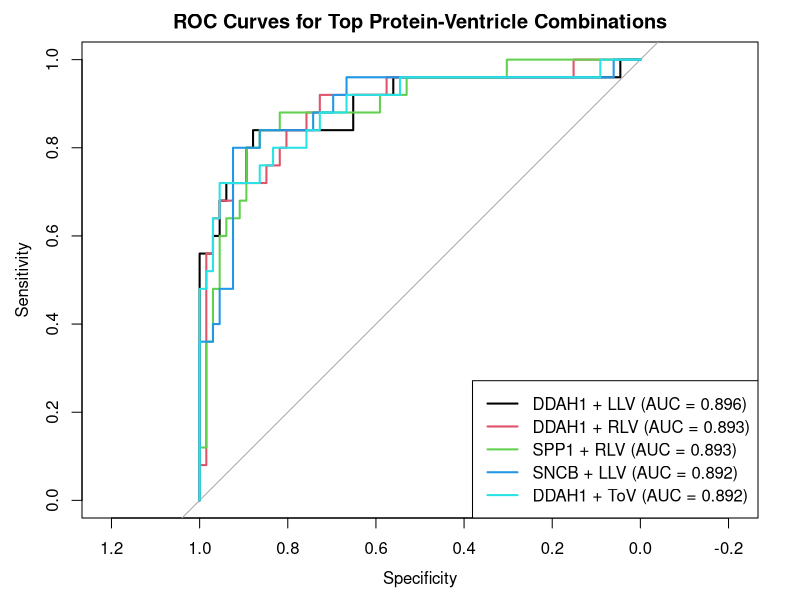

This chart was generated by the following R code:
# Comprehensive ROC Curve Analysis for Protein-Ventricle Combinations

# Set working directory (adjust to your specific path)
setwd("C:/Users/User/Desktop/RMT")

# Load required libraries
library(e1071)
library(pROC)
library(caret)
library(ggplot2)
library(dplyr)
library(readr)
library(tidyverse)

# Load and format data
data <- read_delim("heatmap_data_norm.csv", delim = ";") %>% 
  rename(LLV = "Left_Lateral", RLV = "Right_Lateral", TV = "Third", FV = "Fourth", ToV = "Total_Ventricle") %>% 
  filter(Subtype %in% c("AD", "SCI")) %>% 
  select(2:3, 7:60, 61, 68)

# Function to analyze one protein with one ventricular volume as a combined predictor
analyze_combination <- function(data, protein_col, ventricle_col) {
  # Prepare model data
  model_data <- data %>%
    select(Subtype, !!sym(protein_col), !!sym(ventricle_col), Age, Sex)
  
  # Convert Subtype to factor
  model_data$Subtype <- factor(model_data$Subtype)
  
  # Set up cross-validation
  set.seed(123)
  k_folds <- 5
  preds <- numeric(nrow(model_data))
  actual <- numeric(nrow(model_data))
  folds <- createFolds(model_data$Subtype, k = k_folds)
  
  # Perform k-fold cross-validation
  for (i in 1:k_folds) {
    # Split data into training and testing sets
    train_indices <- unlist(folds[-i])
    test_indices <- folds[[i]]
    
    train_data <- model_data[train_indices, ]
    test_data <- model_data[test_indices, ]
    
    # Train SVM model
    svm_model <- svm(
      Subtype ~ .,  # Use all predictors
      data = train_data,
      kernel = "radial",
      probability = TRUE,
      cost = 1
    )
    
    # Predict probabilities
    pred_probs <- predict(svm_model, test_data, probability = TRUE)
    pred_attrs <- attr(pred_probs, "probabilities")
    
    # Store predictions and actual values
    preds[test_indices] <- pred_attrs[, "AD"]
    actual[test_indices] <- ifelse(test_data$Subtype == "AD", 1, 0)
  }
  
  # Calculate ROC and AUC
  roc_result <- roc(actual, preds)
  auc_value <- auc(roc_result)
  
  # Calculate confidence interval and p-value
  ci_result <- ci.auc(roc_result)
  p_value <- 2 * (1 - pnorm(abs((auc_value - 0.5) / ((ci_result[3] - ci_result[1]) / 3.92))))
  
  return(list(
    protein = protein_col,
    ventricle = ventricle_col,
    auc = auc_value,
    p_value = p_value,
    roc_obj = roc_result
  ))
}

# Prepare protein and ventricle columns
protein_cols <- colnames(data)[3:51]
ventricle_cols <- c("LLV", "RLV", "TV", "FV", "ToV")

# Initialize results storage
results <- list()
counter <- 1

# Perform analysis for all protein-ventricle combinations
for (protein in protein_cols) {
  for (ventricle in ventricle_cols) {
    cat("Analyzing:", protein, "with", ventricle, "\n")
    results[[counter]] <- analyze_combination(data, protein, ventricle)
    counter <- counter + 1
  }
}

# Convert results to dataframe
results_df <- do.call(rbind, lapply(results, function(x) {
  data.frame(
    protein = x$protein,
    ventricle = x$ventricle,
    auc = x$auc,
    p_value = round(x$p_value, 7)
  )
}))

# Sort results by AUC
results_df <- results_df %>% arrange(desc(auc))
print("Top 10 Combinations:")
print(head(results_df, 10))

# Ensure p-values are numeric and handle NA values
results_df$p_value <- as.numeric(results_df$p_value)
results_df <- results_df %>% filter(!is.na(p_value))

# Perform p-value adjustment using False Discovery Rate (FDR)
results_df$adjusted_p <- round(p.adjust(results_df$p_value, method = "fdr"), 12)

# Filter significant results
significant <- results_df %>% filter(adjusted_p < 0.05)
print("\nSignificant Combinations:")
print(significant)

# Plot ROC curves for top combinations
pdf("top_5_roc_curves.pdf", width = 10, height = 8)
par(mfrow = c(1,1))

# Plot the best combination
best_combination_index <- which.max(sapply(results, function(x) x$auc))
plot(results[[best_combination_index]]$roc_obj, 
     main = "ROC Curves for Top Protein-Ventricle Combinations",
     col = 1, lwd = 2)

# Add next top 4 combinations
top_indices <- order(sapply(results, function(x) x$auc), decreasing = TRUE)[2:5]
for (i in seq_along(top_indices)) {
  plot(results[[top_indices[i]]]$roc_obj, add = TRUE, col = i+1, lwd = 2)
}

# Create legend
legend_text <- c(
  with(results[[best_combination_index]], 
       paste0(protein, " + ", ventricle, " (AUC = ", round(auc, 3), ")")),
  sapply(results[top_indices], function(x) {
    paste0(x$protein, " + ", x$ventricle, " (AUC = ", round(x$auc, 3), ")")
  })
)
legend("bottomright", legend = legend_text, col = 1:5, lwd = 2)
dev.off()

cat("\n\nAnalysis complete. Results saved to disk.\n")
